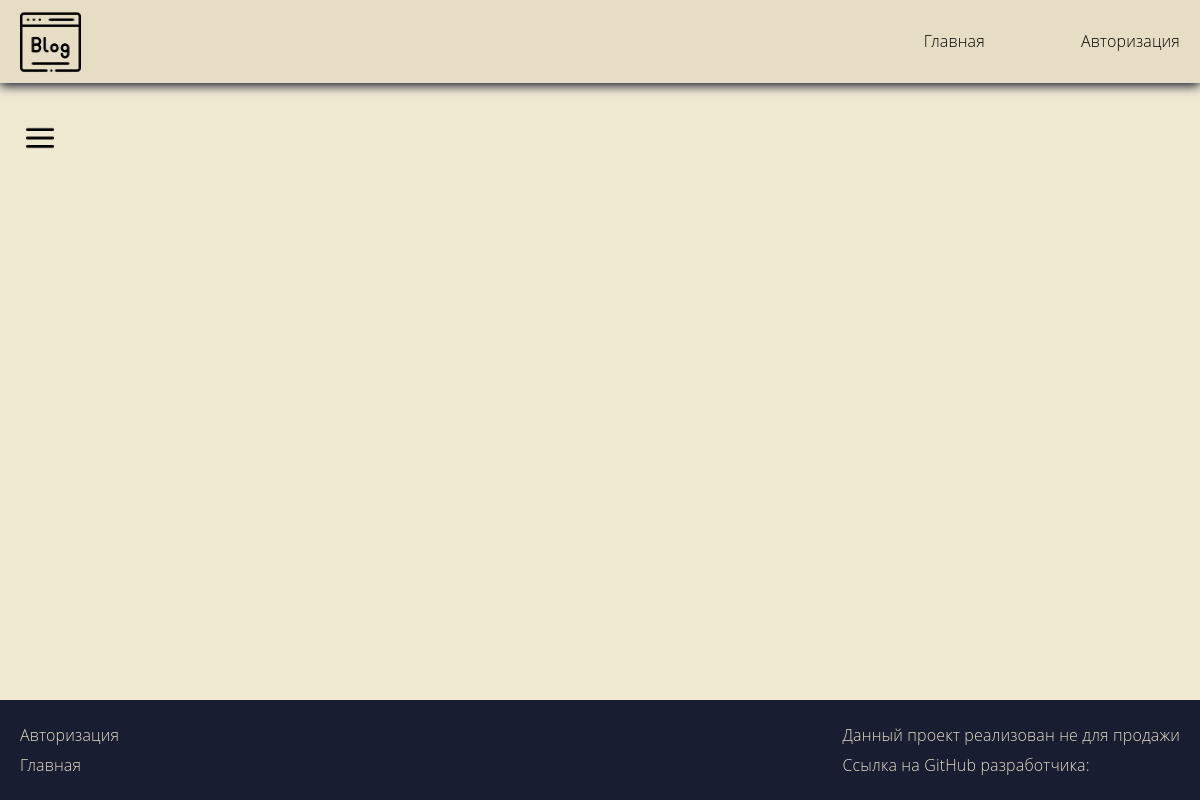
/, run on an earlier commit of the app's database.
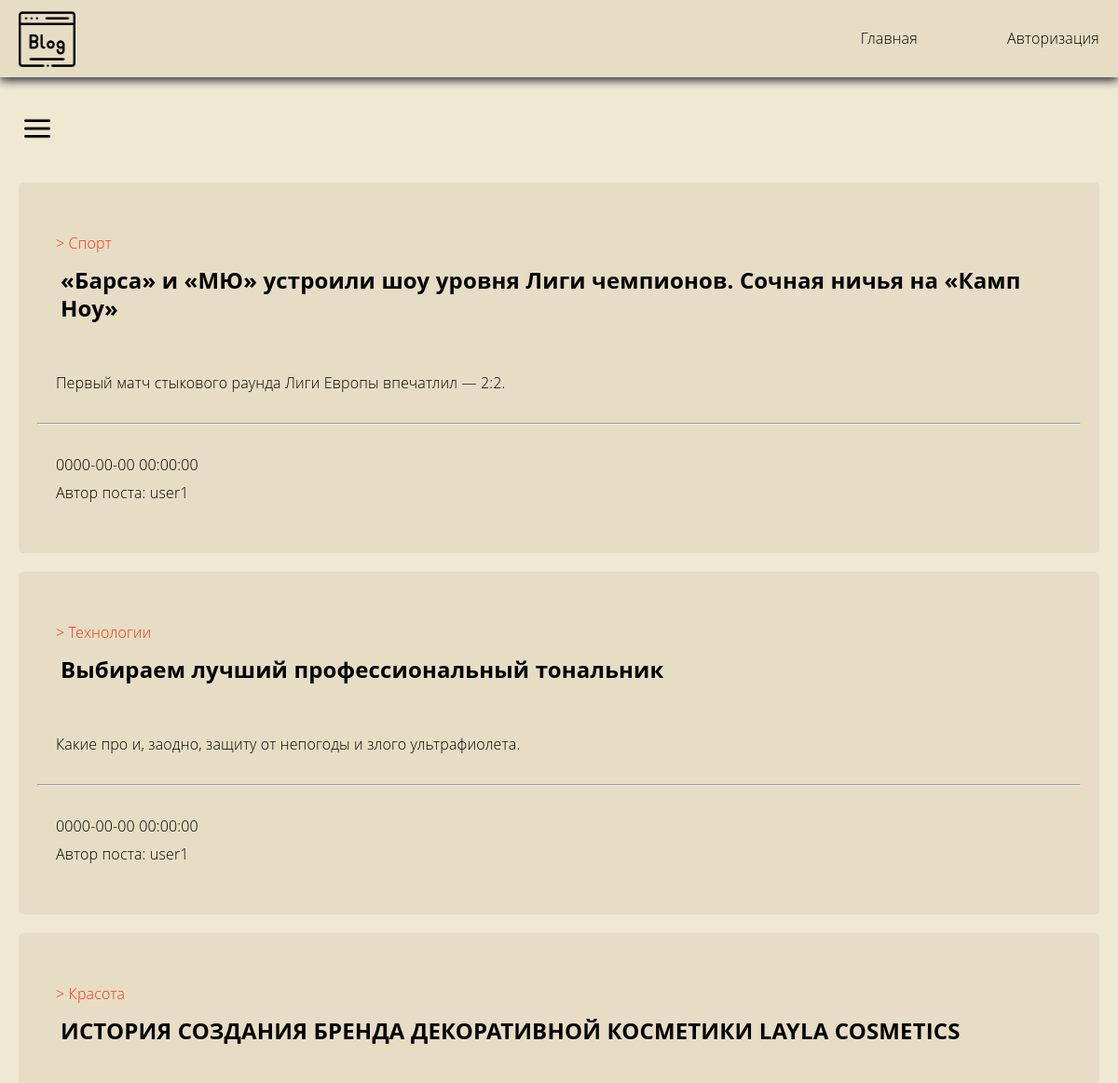
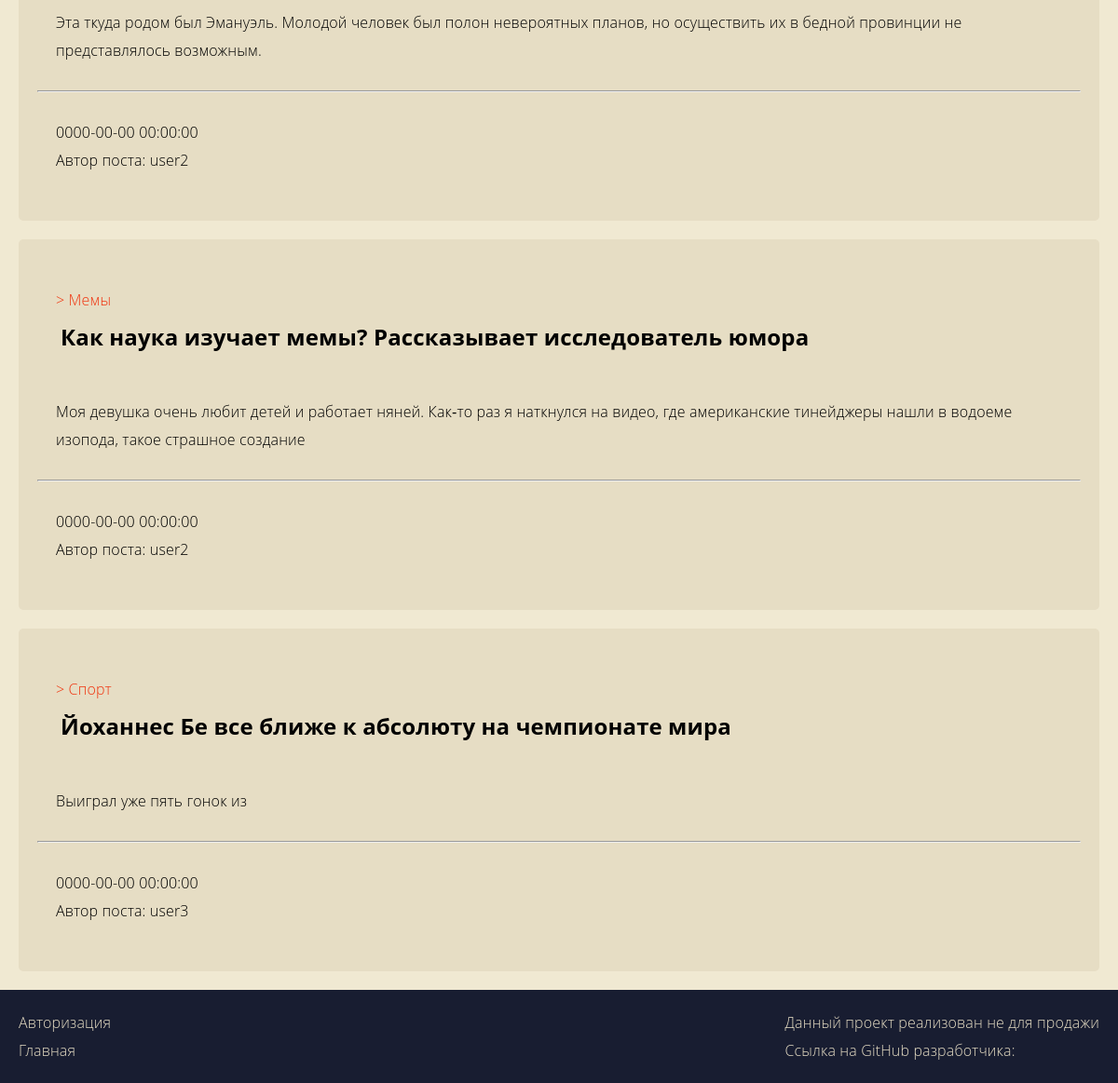
And on a later commit of the database (2 pictures, top to bottom).
### tables this page shows
CREATE TABLE posts 
(
    post_id INT PRIMARY KEY AUTO_INCREMENT NOT NULL, 
    post_name TEXT NOT NULL, 
    post_description TEXT, 
    post_create_date DATETIME NOT NULL,
    post_category_id INT NOT NULL,
    post_user_id INT NOT NULL
);

CREATE TABLE categories_posts 
(
    category_id INT PRIMARY KEY AUTO_INCREMENT, 
    category_name VARCHAR(100), 
    category_description VARCHAR(255)
);

CREATE TABLE users 
(
    user_id INT PRIMARY KEY AUTO_INCREMENT, 
    login VARCHAR(20), 
    password VARCHAR(20)
);

### public/index.php (called while the page is built, shortened)
<?php
require_once("../src/generatorContent.php");
require_once("./general_html.php");

### src/generatorContent.php (called while the page is built, shortened)
<?php
require_once('conection.php');
$sqlPosts = "SELECT p.post_name, p.post_description , p.post_create_date, c.category_name, u.login
FROM posts AS p
INNER JOIN users AS u
ON u.user_id = p.post_user_id
INNER JOIN categories_posts AS c
ON c.category_id = p.post_category_id";
$posts = mysqli_query($conn, $sqlPosts);

### public/general_html.php (the view, shortened to what this page needs)
<!DOCTYPE html>
<html lang="en" class="page">
<head>
    <link rel="stylesheet" type="text/css" href="/src/style/styles.css">
</head>
<body class="grid-main-content">
    <header class="content-header">
        <div class="conteiner conteiner-header">
            <div>
                <img class="img-logo" src="/src/img/blogging.png" alt="Логотип">
            </div>
            <nav class="nav navigation-header">
                <ul class="navigation-core">
                    <li><a id="authorization" class="a-header" href="/views/authorization.php">Авторизация</a></li>
                    <li><a id="main" class="a-header" href="/index.php">Главная</a></li>
                </ul>
            </nav>
        </div>
    </header>
    <main class="main-content">
        <section class="conteiner header-main-conteiner">
            <div class="header-main">
                <button class="btn-burger" onclick="categoryPost()"><img src="/src/img/burger.png"></button>
            </div>
        </section>
        <section class="conteiner">
            <?php foreach ($posts as $post) :?>
            <action>
                <div class="post-content">
                    <div class="post-header">
                        <a class="post-a" href="">> <?= $post["category_name"] ?></a>
                        <h2>
                            <a href="">
                                <?= $post["post_name"] ?>
                            </a>
                        </h2>
                    </div>
                    <div class="post-main-content">
                        <p>
                            <?= $post["post_description"] ?>
                        </p>
                    </div>
                    <hr>
                    <div class="post-footer">
                        <p>
                            <?= $post["post_create_date"] ?>
                        </p>
                        <p>Автор поста:
                            <a href="">
                                <?= $post["login"] ?>
                            </a>
                        </p>
                    </div>
                </div>
            </action>
            <?php endforeach; ?>
        </section>
    </main>
    <footer class="content-footer">
        <div class="conteiner container-footer">
            <nav>
                <ul class="navigation-core-header">
                    <li><a class="a-footer" href="/views/authorization.php">Авторизация</a></li>
                    <li><a class="a-footer" href="/index.php">Главная</a></li>
                </ul>
            </nav>
            <div>
                <p>Данный проект реализован не для продажи</p>
                <p>Ссылка на GitHub разработчика: </p>
            </div>
        </div>
    </footer>
</body>
</html>

### public/src/style/styles.css (style rules this page uses)
:root { --primary-rest: #678983; --primary-dark: #181D31 ; --primary-light: #E6DDC4; --primary-focus: #F0340F; --basic-black: #000000; --basic-dark: #181D31; --basic-white: #F0E9D2 ; --basic-white-white: white; }
.page { height: 100%; }
body { height: 100%; margin: 0px; padding: 0px; font-family: 'Open Sans', sans-serif; font-size: 16px; line-height: 30px; letter-spacing: 0.15px; font-weight: 300; background-color: var(--basic-white); }
.grid-main-content { display: grid; grid-template-rows: min-content 1fr min-content; align-content: start; }
h1, h2, h3 { margin: 10px 5px; }
p { margin: 0px; }
a { text-decoration: none; color: var(--basic-black); }
img { max-width: 100%; height: auto; }
li { list-style: none; }
.conteiner { max-width: 1160px; height: auto; margin: 0px; padding: 0px 20px; margin-left: auto; margin-right: auto; }
.main-content { height: auto; }
.content-header { padding: 10px 0px 0px 0px; margin: 0px; background-color: var(--primary-light); box-shadow: 0px 3px 10px var(--basic-dark); }
.conteiner-header { display: flex; }
.navigation-core { display: flex; flex-direction: row-reverse; padding: 0px; }
.navigation-header { width: 100%; }
.img-logo { height: 4em; }
.a-header { margin: 0em 0em 0em 6em; }
.content-footer { color: var(--primary-light); margin-top: 10px 0px 0px 0px; padding: 20px 0px; height: auto; background-color: var(--basic-dark); }
.container-footer { display: flex; justify-content: space-between; }
.a-footer { color: var(--primary-light); }
.navigation-core-header { padding: 0px; margin: 0px; }
.header-main-conteiner { margin: 40px auto; }
.header-main { display: flex; justify-content: space-between; vertical-align: middle; }
.btn-burger { background-color: transparent; border: solid 0px; width: 3em; }
.post-content { width: auto; height: auto; background-color: var(--primary-light); border-radius: 5px; padding: 30px 20px; margin: 20px 0px; }
.post-a { color: var(--primary-focus); }
.post-header { padding: 20px; }
.post-main-content { padding: 20px; }
.post-footer { padding: 20px; display: flex; flex-direction: column; justify-content: space-between; }

What changed in the data, as far as the page shows it:
added posts: post_category.category_name "Спорт", post_name "«Барса» и «МЮ» устроили шоу уровня Лиги чемпионов. Сочная ничья на «Камп Ноу»", post_description "Первый матч стыкового раунда Лиги Европы впечатлил — 2:2.", post_create_date "0000-00-00 00:00:00", post_user.login "user1"
added posts: post_category.category_name "Технологии", post_name "Выбираем лучший профессиональный тональник", post_description "Какие про и, заодно, защиту от непогоды и злого ультрафиолета.", post_create_date "0000-00-00 00:00:00", post_user.login "user1"
added posts: post_category.category_name "Красота", post_name "ИСТОРИЯ СОЗДАНИЯ БРЕНДА ДЕКОРАТИВНОЙ КОСМЕТИКИ LAYLA COSMETICS", post_description "Эта ткуда родом был Эмануэль. Молодой человек был полон невероятных планов, но осуществить их в бедной провинции не представлялось возможным.", post_create_date "0000-00-00 00:00:00", post_user.login "user2"
added posts: post_category.category_name "Мемы", post_name "Как наука изучает мемы? Рассказывает исследователь юмора", post_description "Моя девушка очень любит детей и работает няней. Как‑то раз я наткнулся на видео, где американские тинейджеры нашли в водоеме изопода, такое страшное создание", post_create_date "0000-00-00 00:00:00", post_user.login "user2"
added posts: post_category.category_name "Спорт", post_name "Йоханнес Бе все ближе к абсолюту на чемпионате мира", post_description "Выиграл уже пять гонок из", post_create_date "0000-00-00 00:00:00", post_user.login "user3"
